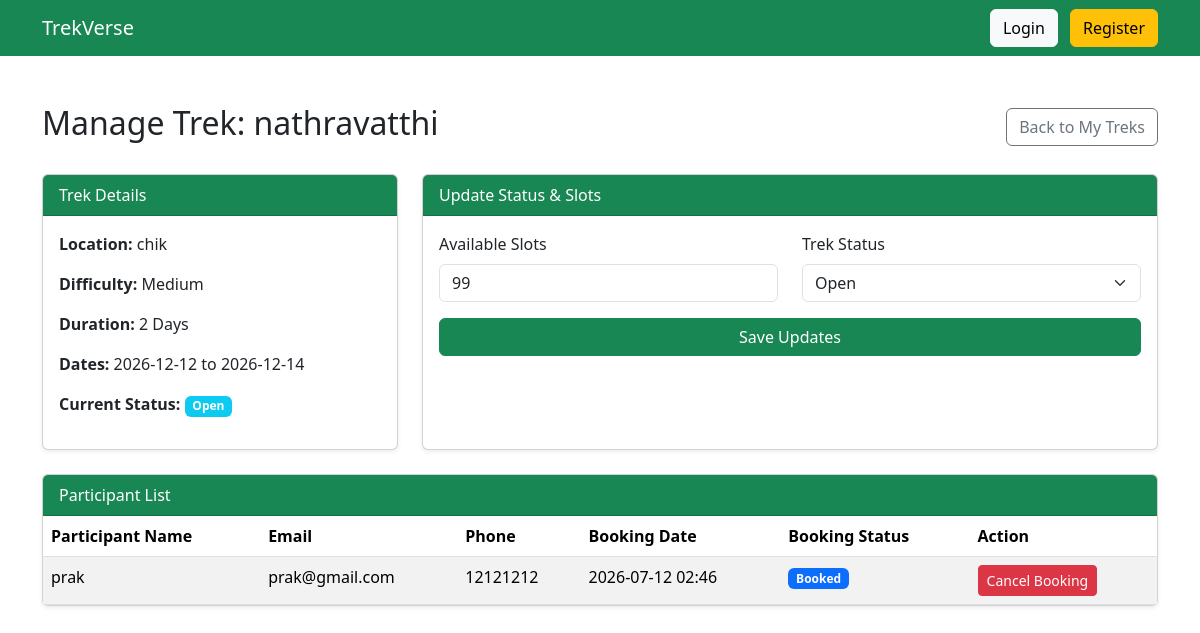
The page /staff/treks/1 (signed in) on the database its author committed.
### models.py (models this page shows)
class Trek(db.Model):
    __tablename__ = "treks"
    id = db.Column(db.Integer, primary_key=True)
    name = db.Column(db.String(100), nullable=False)
    location = db.Column(db.String(100), nullable=False)
    difficulty = db.Column(db.String(20), nullable=False)
    duration = db.Column(db.Integer, nullable=False)
    available_slots = db.Column(db.Integer, nullable=False)
    status = db.Column(db.String(20), default="Pending")
    start_date = db.Column(db.Date)
    end_date = db.Column(db.Date)
    description = db.Column(db.Text)
    staff_id = db.Column(
        db.Integer,
        db.ForeignKey("users.id")
    )
    created_at = db.Column(
        db.DateTime,
        default=datetime.utcnow
    )
    bookings = db.relationship(
        "Booking",
        backref="trek",
        lazy=True
    )

class Booking(db.Model):
    __tablename__ = "bookings"
    id = db.Column(db.Integer, primary_key=True)
    booking_date = db.Column(
        db.DateTime,
        default=datetime.utcnow
    )
    status = db.Column(
        db.String(20),
        default="Booked"
    )
    user_id = db.Column(
        db.Integer,
        db.ForeignKey("users.id"),
        nullable=False
    )
    trek_id = db.Column(
        db.Integer,
        db.ForeignKey("treks.id"),
        nullable=False
    )

class User(db.Model):
    __tablename__ = "users"
    id = db.Column(db.Integer, primary_key=True)
    name = db.Column(db.String(100), nullable=False)
    email = db.Column(db.String(120), unique=True, nullable=False)
    password = db.Column(db.String(255), nullable=False)
    phone = db.Column(db.String(15))
    role = db.Column(db.String(20), nullable=False)
    approved = db.Column(db.Boolean, default=False)
    blacklisted = db.Column(db.Boolean, default=False)
    experience_years = db.Column(db.Integer, default=0)
    skills = db.Column(db.String(255), default="")
    bio = db.Column(db.Text, default="")
    created_at = db.Column(db.DateTime, default=datetime.utcnow)
    managed_treks = db.relationship(
        "Trek",
        backref="staff",
        lazy=True
    )
    bookings = db.relationship(
        "Booking",
        backref="user",
        lazy=True
    )

### routes.py (the view)
    @app.route("/staff/treks/<int:trek_id>", methods=["GET", "POST"])
    def staff_manage_trek(trek_id):
        if "user_id" not in session or session["role"] != "staff":
            return "Access Denied"
        trek = Trek.query.get_or_404(trek_id)
        if trek.staff_id != session["user_id"]:
            return "Access Denied"
        msg = None
        if request.method == "POST":
            trek.available_slots = int(request.form["available_slots"])
            trek.status = request.form["status"]
            db.session.commit()
            msg = "Trek status and slots updated successfully!"
        bookings = Booking.query.filter_by(trek_id=trek.id).order_by(Booking.booking_date.desc()).all()
        return render_template("staff/manage_trek.html", trek=trek, bookings=bookings, msg=msg)

### templates/staff/manage_trek.html (shortened to what this page needs)
{% extends "base.html" %}
{% block content %}
<div class="d-flex justify-content-between align-items-center mb-4">
    <h2>Manage Trek: {{ trek.name }}</h2>
    <a href="/staff/treks" class="btn btn-outline-secondary">Back to My Treks</a>
</div>
<div class="row g-4 mb-4">
    <div class="col-md-4">
        <div class="card shadow-sm h-100">
            <div class="card-header bg-success text-white">Trek Details</div>
            <div class="card-body">
                <p><strong>Location:</strong> {{ trek.location }}</p>
                <p><strong>Difficulty:</strong> {{ trek.difficulty }}</p>
                <p><strong>Duration:</strong> {{ trek.duration }} Days</p>
                <p><strong>Dates:</strong> {{ trek.start_date.strftime('%Y-%m-%d') if trek.start_date else 'N/A' }} to {{ trek.end_date.strftime('%Y-%m-%d') if trek.end_date else 'N/A' }}</p>
                <p><strong>Current Status:</strong> <span class="badge bg-info">{{ trek.status }}</span></p>
            </div>
        </div>
    </div>
    <div class="col-md-8">
        <div class="card shadow-sm h-100">
            <div class="card-header bg-success text-white">Update Status & Slots</div>
            <div class="card-body">
                <form method="POST">
                    <div class="row">
                        <div class="col-md-6 mb-3">
                            <label class="form-label">Available Slots</label>
                            <input type="number" name="available_slots" class="form-control" min="0" value="{{ trek.available_slots }}" required>
                        </div>
                        <div class="col-md-6 mb-3">
                            <label class="form-label">Trek Status</label>
                            <select name="status" class="form-select">
                                <option value="Open" {% if trek.status == 'Open' %}selected{% endif %}>Open</option>
                            </select>
                        </div>
                    </div>
                    <button type="submit" class="btn btn-success w-100">Save Updates</button>
                </form>
            </div>
        </div>
    </div>
</div>
<div class="card shadow-sm">
    <div class="card-header bg-success text-white">Participant List</div>
    <div class="card-body p-0">
        <table class="table table-striped table-hover mb-0">
            <thead>
                <tr>
                    <th>Participant Name</th>
                    <th>Email</th>
                    <th>Phone</th>
                    <th>Booking Date</th>
                    <th>Booking Status</th>
                    <th>Action</th>
                </tr>
            </thead>
            <tbody>
                {% for booking in bookings %}
                <tr>
                    <td>{{ booking.user.name }}</td>
                    <td>{{ booking.user.email }}</td>
                    <td>{{ booking.user.phone or 'N/A' }}</td>
                    <td>{{ booking.booking_date.strftime('%Y-%m-%d %H:%M') }}</td>
                    <td>
                        <span class="badge {% if booking.status == 'Booked' %}bg-primary{% elif booking.status == 'Completed' %}bg-success{% else %}bg-danger{% endif %}">
                            {{ booking.status }}
                        </span>
                    </td>
                    <td>
                        {% if booking.status == 'Booked' %}
                        <form action="/staff/treks/{{ trek.id }}/participants/{{ booking.id }}/cancel" method="POST" class="d-inline" onsubmit="return confirm('Are you sure you want to cancel this user\'s booking?');">
                            <button type="submit" class="btn btn-sm btn-danger">Cancel Booking</button>
                        </form>
                        {% else %}
                        <span class="text-muted">None</span>
                        {% endif %}
                    </td>
                </tr>
                {% else %}
                <tr>
                    <td colspan="6" class="text-center py-4">No participants registered for this trek yet.</td>
                </tr>
                {% endfor %}
            </tbody>
        </table>
    </div>
</div>
{% endblock %}

### rows shown on the page
Trek: name "nathravatthi", location "chik", difficulty "Medium", duration "2", start_date "2026-12-12", end_date "2026-12-14", status "Open", available_slots "99"
Booking: user.name "prak", user.email "prak@gmail.com", user "12121212", booking_date "2026-07-12 02:46", status "Booked"
